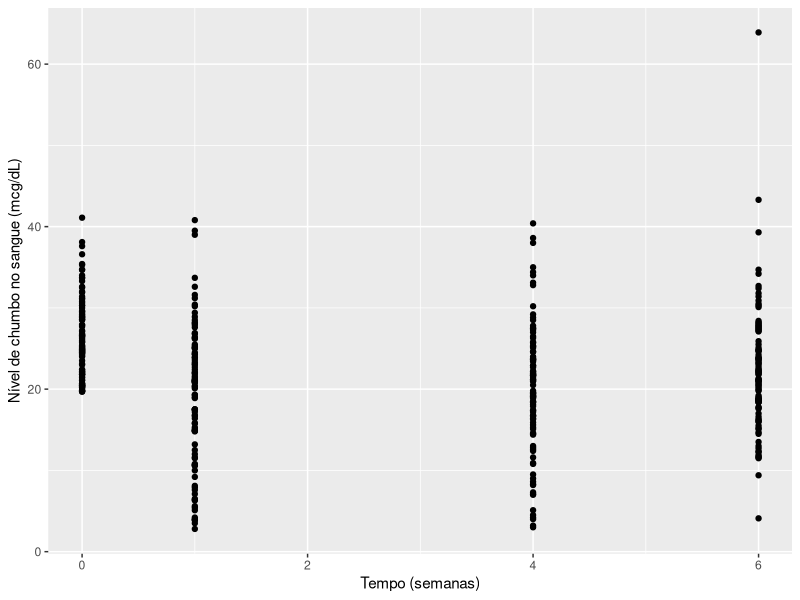
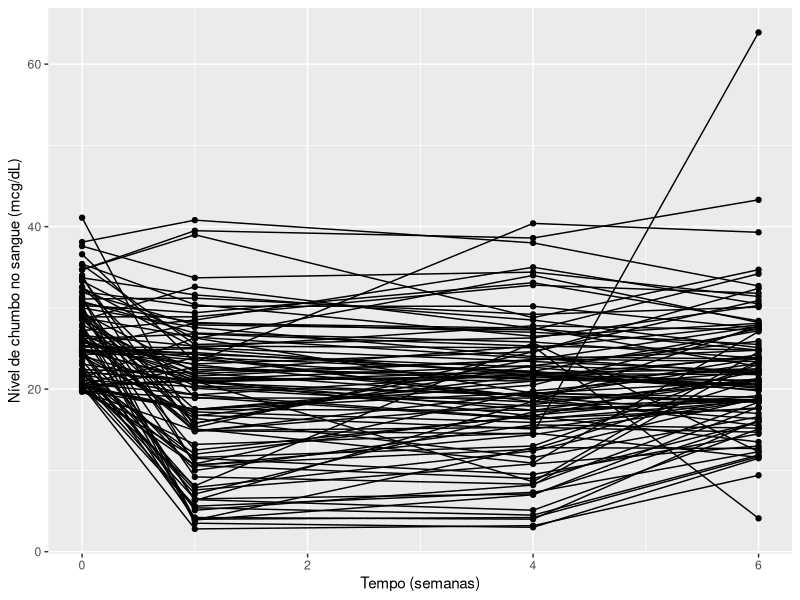
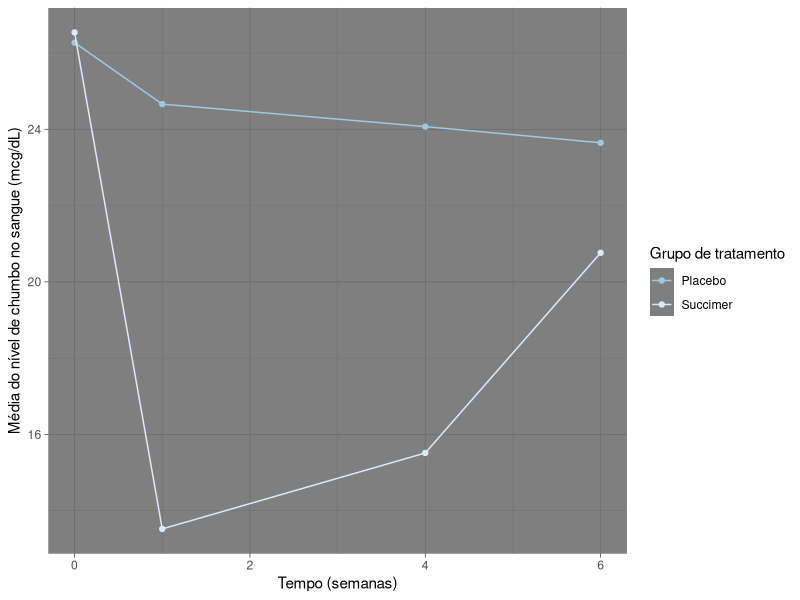
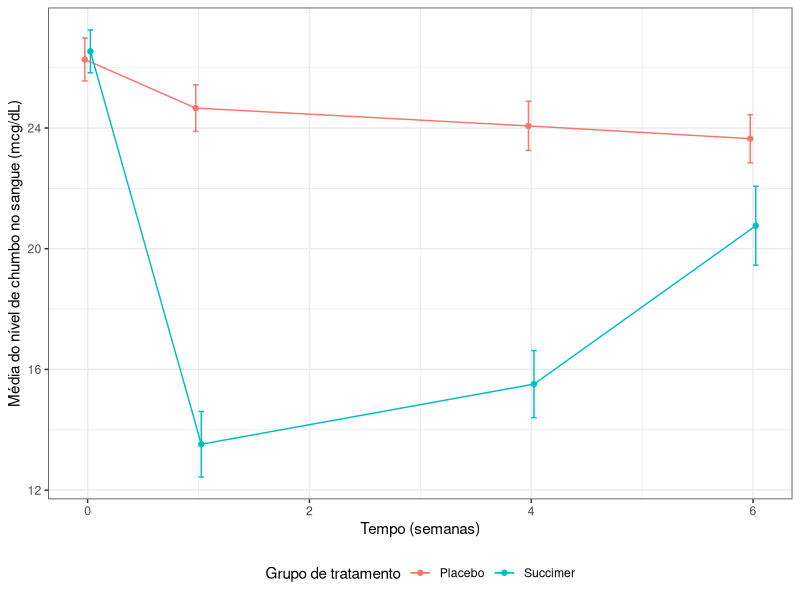
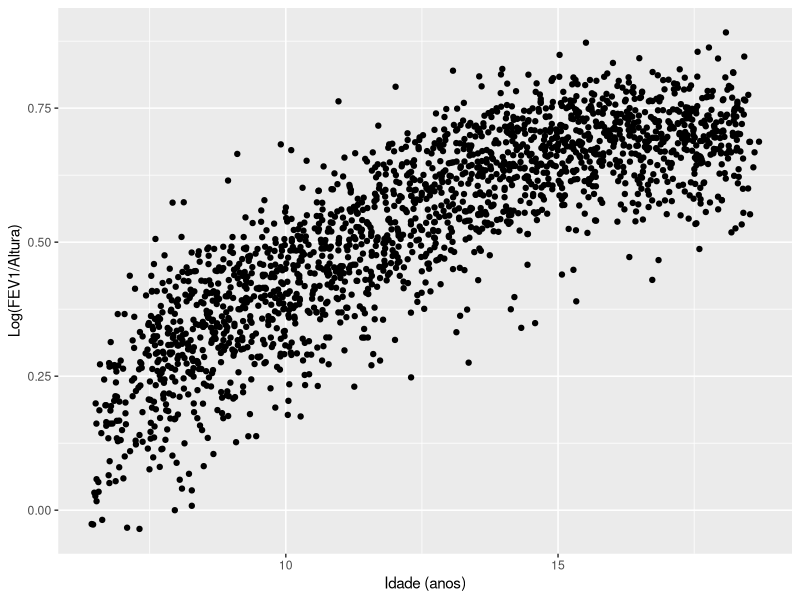
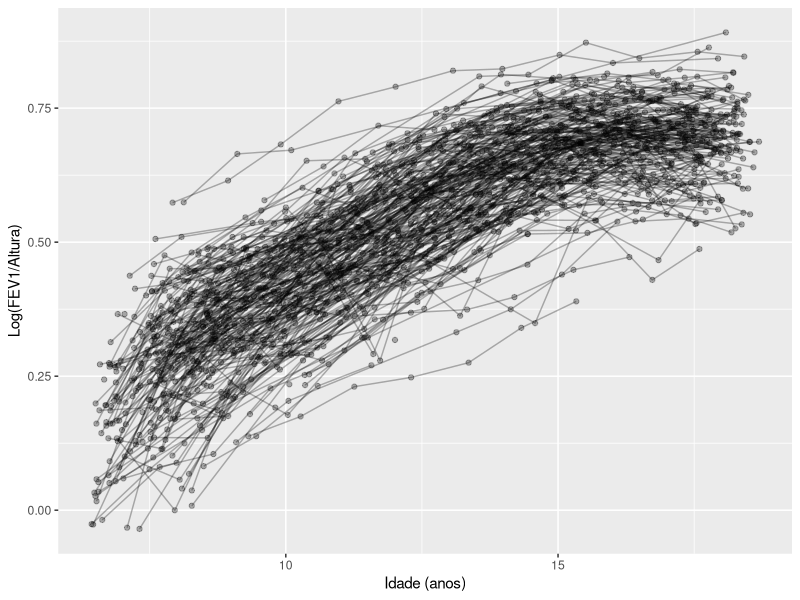
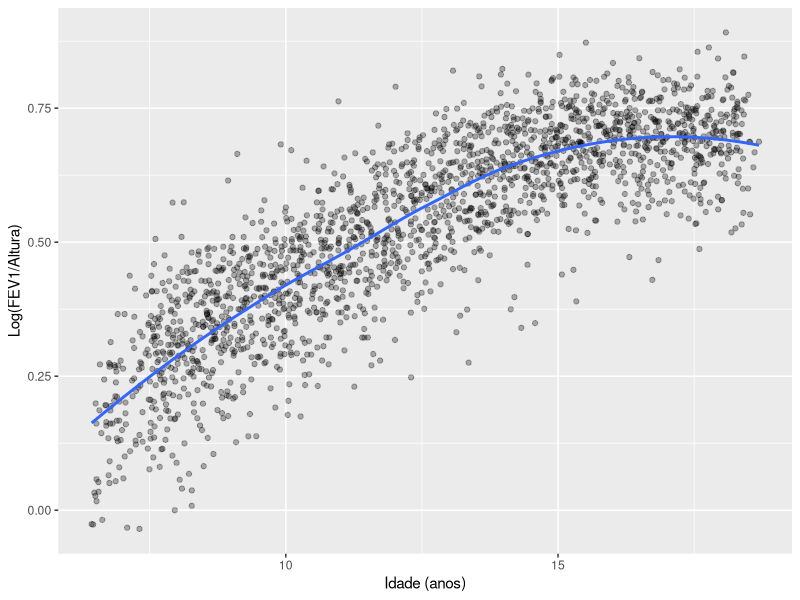
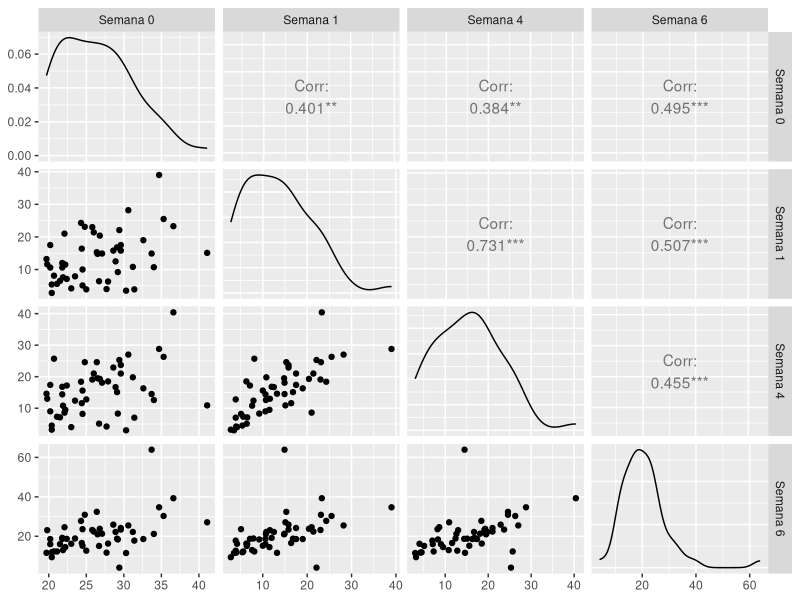

Source code (R) for these figures, in order:
## ---- echo=TRUE, eval=FALSE----------------------------------------------
## install.packages("tidyverse")






## ---- echo=TRUE, eval=FALSE----------------------------------------------
## library("tidyverse")
## require("tidyverse")


## ---- echo=TRUE, eval=FALSE----------------------------------------------
## help(package = "tidyverse")


## ---- echo=TRUE, eval=FALSE----------------------------------------------
## ?glm
## help("glm")


## ---- echo=TRUE, eval=FALSE----------------------------------------------
## help.search("t.test")


## ---- echo=TRUE, eval=FALSE----------------------------------------------
## apropos("lm")


## ---- echo=TRUE, eval=FALSE----------------------------------------------
## demo(graphics)
## demo(persp)
## demo(Hershey)
## demo(plotmath)


## ----carrega_dados, echo=TRUE, eval=TRUE, message=FALSE, warning=FALSE----
# ----------------------------------------------------
# Carregando pacotes do R
library(here)
library(haven)
library(tidyr)
library(ggplot2)
# ----------------------------------------------------
# Carregando o arquivo de dados
here::here("data", "tlc.dta")
chumbo <- read_dta(
  file = here::here("data", "tlc.dta"))


## ----carrega_dados2, echo=TRUE, eval=TRUE, message=FALSE, warning=FALSE----
chumbo


## ----transforma_dados, echo=TRUE, eval=TRUE, message=FALSE, warning=FALSE----
chumbo.longo <- gather(data = chumbo,
                        key = "tempo",
                        value = "chumbo", -id, -trt)

chumbo.longo


## ----transforma_dados2, echo=TRUE, eval=TRUE, message=FALSE, warning=FALSE----
chumbo.longo$tempo <- as.numeric(
  as.character(
    factor(chumbo.longo$tempo,
           labels = c(0, 1, 4, 6))))

chumbo.longo$trt <- factor(chumbo.longo$trt,
                           labels = c("Placebo",
                                      "Succimer"))

chumbo.longo


## ----time_plot, echo=TRUE, eval=TRUE, message=FALSE, warning=FALSE, fig.align='center', out.width="80%"----
p <- ggplot(data = chumbo.longo,
            mapping = aes(x = tempo, y = chumbo)) +
  geom_point() +
  labs(x = "Tempo (semanas)",
       y = "Nível de chumbo no sangue (mcg/dL)")
p


## ----time_plot2, echo=TRUE, eval=TRUE, message=FALSE, warning=FALSE, fig.align='center', out.width="80%"----
p <- ggplot(data = chumbo.longo,
            mapping = aes(x = tempo, y = chumbo,
                          group = id)) +
  geom_point() +
  geom_line() +
  labs(x = "Tempo (semanas)",
       y = "Nível de chumbo no sangue (mcg/dL)")
p + theme_gray()


## ----time_plot3a, echo=TRUE, eval=TRUE, message=FALSE, warning=FALSE-----
library(dplyr)

chumbo.resumo <- chumbo.longo %>% 
  group_by(trt, tempo) %>% 
  summarise(chumbo.m = mean(chumbo))

chumbo.resumo


## ----time_plot3b, echo=TRUE, eval=TRUE, message=FALSE, warning=FALSE, fig.align='center', out.width="80%"----
p <- ggplot(data = chumbo.resumo,
            mapping = aes(x = tempo,
                          y = chumbo.m,
                          colour = trt)) +
  geom_point() +
  geom_line() +
  scale_color_brewer(direction = -1) +
  labs(x = "Tempo (semanas)",
       y = "Média do nível de chumbo no sangue (mcg/dL)",
       colour = "Grupo de tratamento")
p + theme_dark()


## ----time_plot3c, echo=TRUE, eval=TRUE, message=FALSE, warning=FALSE-----

chumbo.resumo <- chumbo.longo %>% 
  group_by(trt, tempo) %>% 
  summarise(chumbo.m = mean(chumbo),
            dp = sd(chumbo), n = n()) %>% 
  mutate(ep = dp/sqrt(n))

chumbo.resumo


## ----time_plot3d, echo=TRUE, eval=TRUE, message=FALSE, warning=FALSE, fig.align='center', out.width="80%"----
p <- ggplot(data = chumbo.resumo,
            mapping = aes(x = tempo,
                          y = chumbo.m,
                          colour = trt)) +
  geom_errorbar(aes(ymin = chumbo.m - ep,
                    ymax = chumbo.m + ep),
                width = .1,
                position = position_dodge(0.1)) +
  geom_point(position = position_dodge(0.1)) +
  geom_line(position = position_dodge(0.1)) +
  labs(x = "Tempo (semanas)",
       y = "Média do nível de chumbo no sangue (mcg/dL)",
       colour = "Grupo de tratamento")
p + theme_bw() + theme(legend.position = "bottom")


## ----fev, echo=TRUE, eval=TRUE, message=FALSE, warning=FALSE-------------
fev <- read_dta(
  file = here::here("data", "fev1.dta"))
fev
fev <- fev[- which(fev$logfev1/fev$ht < -0.5), ]


## ----fev2, echo=TRUE, eval=TRUE, message=FALSE, warning=FALSE, fig.align='center', out.width="80%"----
p <- ggplot(data = fev,
            mapping = aes(x = age, y = logfev1/ht)) +
  geom_point() +
  labs(x = "Idade (anos)",
       y = "Log(FEV1/Altura)")
p + theme_gray()


## ----fev3, echo=TRUE, eval=TRUE, message=FALSE, warning=FALSE, fig.align='center', out.width="80%"----
p <- ggplot(data = fev,
            mapping = aes(x = age, y = logfev1/ht,
                          group = id)) +
  geom_point(alpha = 0.3) +
  geom_line(alpha = 0.3) +
  labs(x = "Idade (anos)",
       y = "Log(FEV1/Altura)")
p + theme_gray()


## ----fev4, echo=TRUE, eval=TRUE, message=FALSE, warning=FALSE, fig.align='center', out.width="80%"----
p <- ggplot(data = fev,
            mapping = aes(x = age, y = logfev1/ht)) +
  geom_point(alpha = 0.3) +
  geom_smooth(method = "loess", se = FALSE) +
  labs(x = "Idade (anos)",
       y = "Log(FEV1/Altura)")
p + theme_gray()


## ----correlacao, echo=TRUE, eval=TRUE, message=FALSE, warning=FALSE------
chumbo.succimer <- chumbo %>% 
  filter(trt == 1) %>% 
  select(y0, y1, y4, y6) %>% 
  mutate(y0 = as.numeric(y0),
         y1 = as.numeric(y1),
         y4 = as.numeric(y4),
         y6 = as.numeric(y6))

chumbo.succimer


## ----correlacao2, echo=TRUE, eval=TRUE, message=FALSE, warning=FALSE, fig.align='center', out.width="90%"----
library(GGally)

p <- ggpairs(chumbo.succimer,
             columnLabels = paste("Semana", c(0, 1, 4, 6)))
p + theme_gray()

# pairs(chumbo.succimer, pch = 19, upper.panel = NULL)


## ----correlacao3, echo=FALSE, eval=TRUE, message=FALSE, warning=FALSE, fig.align='center', out.width="90%"----
chumbo.placebo <- chumbo %>% 
  filter(trt == 0) %>% 
  select(y0, y1, y4, y6) %>% 
  mutate(y0 = as.numeric(y0),
         y1 = as.numeric(y1),
         y4 = as.numeric(y4),
         y6 = as.numeric(y6))

p <- ggpairs(chumbo.placebo,
             columnLabels = paste("Semana", c(0, 1, 4, 6)))
p + theme_gray()


